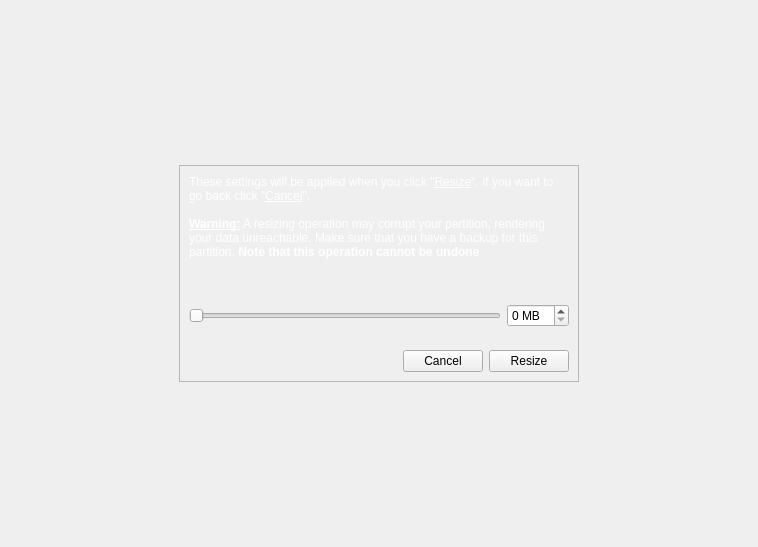
<ui version="4.0" >
 <class>PartResizeWidget</class>
 <widget class="QWidget" name="PartResizeWidget" >
  <property name="geometry" >
   <rect>
    <x>0</x>
    <y>0</y>
    <width>758</width>
    <height>547</height>
   </rect>
  </property>
  <property name="windowTitle" >
   <string/>
  </property>
  <property name="styleSheet" >
   <string notr="true" />
  </property>
  <layout class="QGridLayout" name="gridLayout_2" >
   <item row="0" column="1" >
    <spacer name="verticalSpacer_2" >
     <property name="orientation" >
      <enum>Qt::Vertical</enum>
     </property>
     <property name="sizeHint" stdset="0" >
      <size>
       <width>20</width>
       <height>60</height>
      </size>
     </property>
    </spacer>
   </item>
   <item row="1" column="0" >
    <spacer name="horizontalSpacer" >
     <property name="orientation" >
      <enum>Qt::Horizontal</enum>
     </property>
     <property name="sizeHint" stdset="0" >
      <size>
       <width>129</width>
       <height>20</height>
      </size>
     </property>
    </spacer>
   </item>
   <item row="1" column="1" >
    <widget class="QFrame" name="mainFrame" >
     <property name="sizePolicy" >
      <sizepolicy vsizetype="Fixed" hsizetype="Preferred" >
       <horstretch>0</horstretch>
       <verstretch>0</verstretch>
      </sizepolicy>
     </property>
     <property name="minimumSize" >
      <size>
       <width>400</width>
       <height>0</height>
      </size>
     </property>
     <property name="styleSheet" >
      <string notr="true" />
     </property>
     <property name="frameShape" >
      <enum>QFrame::StyledPanel</enum>
     </property>
     <property name="lineWidth" >
      <number>0</number>
     </property>
     <layout class="QGridLayout" name="gridLayout" >
      <item row="0" column="0" colspan="2" >
       <widget class="QLabel" name="label" >
        <property name="text" >
         <string>&lt;!DOCTYPE HTML PUBLIC "-//W3C//DTD HTML 4.0//EN" "http://www.w3.org/TR/REC-html40/strict.dtd">
&lt;html>&lt;head>&lt;meta name="qrichtext" content="1" />&lt;style type="text/css">
p, li { white-space: pre-wrap; }
&lt;/style>&lt;/head>&lt;body style=" font-family:'Sans Serif'; font-size:9pt; font-weight:400; font-style:normal;">
&lt;p style=" margin-top:0px; margin-bottom:0px; margin-left:0px; margin-right:0px; -qt-block-indent:0; text-indent:0px;">&lt;span style=" color:#ffffff;">These settings will be applied when you click "&lt;/span>&lt;span style=" text-decoration: underline; color:#ffffff;">Resize&lt;/span>&lt;span style=" color:#ffffff;">". If you want to go back click "&lt;/span>&lt;span style=" text-decoration: underline; color:#ffffff;">Cancel&lt;/span>&lt;span style=" color:#ffffff;">".&lt;/span>&lt;/p>
&lt;p style="-qt-paragraph-type:empty; margin-top:0px; margin-bottom:0px; margin-left:0px; margin-right:0px; -qt-block-indent:0; text-indent:0px; color:#ffffff;">&lt;/p>
&lt;p style=" margin-top:0px; margin-bottom:0px; margin-left:0px; margin-right:0px; -qt-block-indent:0; text-indent:0px; color:#ffffff;">&lt;span style=" font-weight:600; text-decoration: underline;">Warning:&lt;/span> A resizing operation may corrupt your partition, rendering your data unreachable. Make sure that you have a backup for this partition.&lt;span style=" font-weight:600;"> &lt;/span>&lt;span style=" font-weight:600;">Note that this operation cannot be undone&lt;/span>&lt;/p>&lt;/body>&lt;/html></string>
        </property>
        <property name="textFormat" >
         <enum>Qt::RichText</enum>
        </property>
        <property name="wordWrap" >
         <bool>true</bool>
        </property>
       </widget>
      </item>
      <item row="1" column="0" >
       <spacer name="verticalSpacer_3" >
        <property name="orientation" >
         <enum>Qt::Vertical</enum>
        </property>
        <property name="sizeHint" stdset="0" >
         <size>
          <width>20</width>
          <height>39</height>
         </size>
        </property>
       </spacer>
      </item>
      <item row="2" column="0" >
       <widget class="QSlider" name="resizeMBSlider" >
        <property name="sizePolicy" >
         <sizepolicy vsizetype="Fixed" hsizetype="Expanding" >
          <horstretch>0</horstretch>
          <verstretch>0</verstretch>
         </sizepolicy>
        </property>
        <property name="styleSheet" >
         <string notr="true" />
        </property>
        <property name="orientation" >
         <enum>Qt::Horizontal</enum>
        </property>
       </widget>
      </item>
      <item row="2" column="1" >
       <widget class="QSpinBox" name="resizeMB" >
        <property name="suffix" >
         <string> MB</string>
        </property>
        <property name="singleStep" >
         <number>10</number>
        </property>
       </widget>
      </item>
      <item row="3" column="0" >
       <spacer name="verticalSpacer_4" >
        <property name="orientation" >
         <enum>Qt::Vertical</enum>
        </property>
        <property name="sizeHint" stdset="0" >
         <size>
          <width>20</width>
          <height>17</height>
         </size>
        </property>
       </spacer>
      </item>
      <item row="4" column="0" colspan="2" >
       <layout class="QHBoxLayout" name="horizontalLayout" >
        <item>
         <spacer name="horizontalSpacer_3" >
          <property name="orientation" >
           <enum>Qt::Horizontal</enum>
          </property>
          <property name="sizeHint" stdset="0" >
           <size>
            <width>40</width>
            <height>20</height>
           </size>
          </property>
         </spacer>
        </item>
        <item>
         <widget class="QPushButton" name="cancelButton" >
          <property name="text" >
           <string>Cancel</string>
          </property>
         </widget>
        </item>
        <item>
         <widget class="QPushButton" name="resizeButton" >
          <property name="text" >
           <string>Resize</string>
          </property>
         </widget>
        </item>
       </layout>
      </item>
     </layout>
    </widget>
   </item>
   <item row="1" column="2" >
    <spacer name="horizontalSpacer_2" >
     <property name="orientation" >
      <enum>Qt::Horizontal</enum>
     </property>
     <property name="sizeHint" stdset="0" >
      <size>
       <width>128</width>
       <height>20</height>
      </size>
     </property>
    </spacer>
   </item>
   <item row="2" column="1" >
    <spacer name="verticalSpacer" >
     <property name="orientation" >
      <enum>Qt::Vertical</enum>
     </property>
     <property name="sizeHint" stdset="0" >
      <size>
       <width>20</width>
       <height>61</height>
      </size>
     </property>
    </spacer>
   </item>
  </layout>
 </widget>
 <resources>
  <include location="../../data.qrc" />
 </resources>
 <connections>
  <connection>
   <sender>resizeMBSlider</sender>
   <signal>valueChanged(int)</signal>
   <receiver>resizeMB</receiver>
   <slot>setValue(int)</slot>
   <hints>
    <hint type="sourcelabel" >
     <x>411</x>
     <y>189</y>
    </hint>
    <hint type="destinationlabel" >
     <x>504</x>
     <y>189</y>
    </hint>
   </hints>
  </connection>
 </connections>
</ui>
